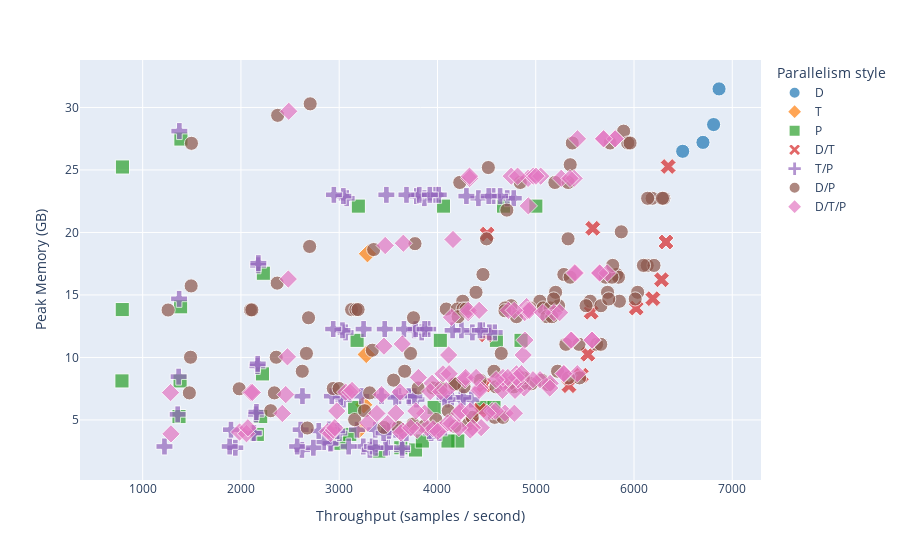

Notebook source saved alongside this figure:
### Code cell
simulation_filename = "~/Downloads/gpt2_dgx_simulated_grid_search_results.csv"
plot_memory_usage_vs_metric(
    simulation_filename,
    "gpt3-13B",
    16384,
    "throughput",
    "Throughput (samples / second)",
    "Peak Memory (GB)",
    os.path.join(FIGURES_DIR, "gpt3-13B_memory_vs_throughput.pdf"),
    None,
)
